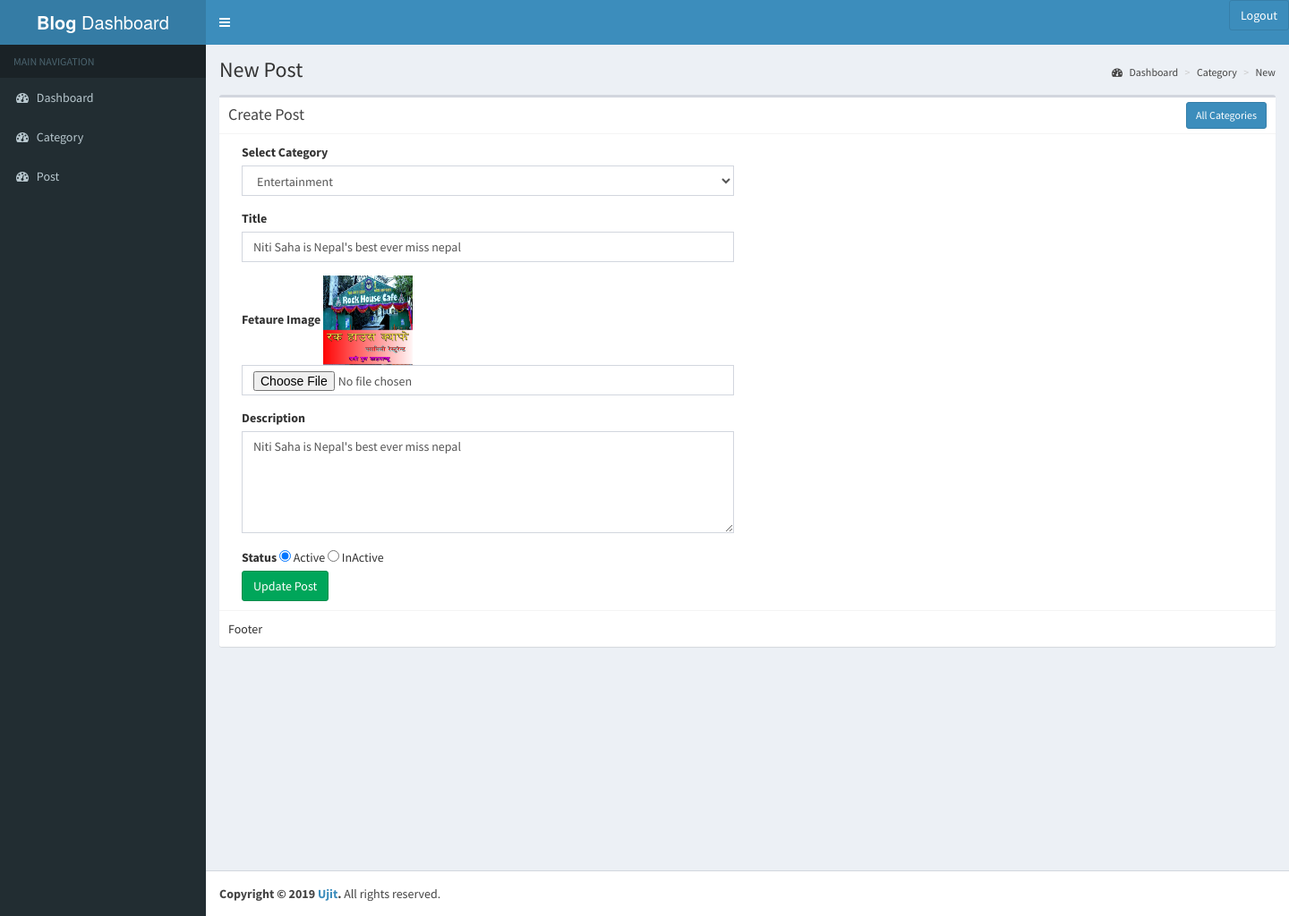
The page /admin/post-edit.php?id=25 (signed in) on the database its author committed.
### tables this page shows
CREATE TABLE `post` (
  `id` int(11) NOT NULL,
  `post_cat` varchar(50) NOT NULL,
  `post_title` varchar(255) NOT NULL,
  `feature_image` varchar(255) NOT NULL,
  `post_description` text NOT NULL,
  `status` tinyint(1) NOT NULL DEFAULT '0',
  `created_by` varchar(100) NOT NULL,
  `created_at` datetime NOT NULL
);

### admin/config/config.php (called while the page is built, shortened)
<?php
function base_url($atRoot=FALSE, $atCore=FALSE, $parse=FALSE) {
        if (isset($_SERVER['HTTP_HOST'])) {
            $http = isset($_SERVER['HTTPS']) && strtolower($_SERVER['HTTPS']) !== 'off' ? 'https' : 'http';
            $hostname = $_SERVER['HTTP_HOST'];
            $dir =  str_replace(basename($_SERVER['SCRIPT_NAME']), '', $_SERVER['SCRIPT_NAME']);
            $core = preg_split('@/@', str_replace($_SERVER['DOCUMENT_ROOT'], '', realpath(dirname(__FILE__))), NULL, PREG_SPLIT_NO_EMPTY);
            $core = $core[0];
            $tmplt = $atRoot ? ($atCore ? "%s://%s/%s/" : "%s://%s/") : ($atCore ? "%s://%s/%s/" : "%s://%s%s");
            $end = $atRoot ? ($atCore ? $core : $hostname) : ($atCore ? $core : $dir);
            $base_url = sprintf( $tmplt, $http, $hostname, $end );
        }
        else $base_url = 'http://localhost/';
        return $base_url;
}
?>

### admin/class/base.class.php (called while the page is built, shortened)
<?php
Class Base {
	function __construct(){
		@$con = mysqli_connect('localhost','root','','ujit');
		return $this->con = $con;
	}
	function get($var) {
		return $this->$var;
	}
}
?>

### admin/post-edit.php (the view, shortened to what this page needs)
<?php
		require_once "header.php";
		require_once "class/formValidation.class.php";
		$validation = new FormValidation;
		if(isset($_GET['id']) && !empty($_GET['id']) && filter_var($_GET['id'], FILTER_VALIDATE_INT) )
		{
			$id= $_GET['id'];
			$sql = "select * from post where id=$id";
			$res = $validation->get('con')->query($sql);
			if($res && $res->num_rows==1)
			{
				$data = $res->fetch_assoc();
			}
		}
		if(isset($data) && !empty($data))
		{
?>
<div class="content-wrapper">
  <section class="content-header">
    <h1>
      New Post
    </h1>
    <ol class="breadcrumb">
      <li><a href="<?php echo base_url();?>"><i class="fa fa-dashboard"></i> Dashboard</a>
      </li>
      <li><a href="<?php echo base_url();?>category-add.php">Category</a>
      </li>
      <li><a href="<?php echo base_url();?>category-add.php">New</a>
      </li>
    </ol>
  </section>
  <section class="content">
    <div class="box">
		<div class="box-header with-border">
		<h3 class="box-title">Create Post</h3>
		<div class="box-tools pull-right">
		  <a class="btn btn-primary btn-sm" href="<?php echo base_url()?>category-add.php">All Categories</a>
		</div>
		</div>
		<div class="box-body">
	        <div class="col-lg-6">
	            <form role="form" action="" method="post" enctype="multipart/form-data">
	                <div class="form-group">
	                    <label for="category">Select Category</label>
	                    <select name="category" class="form-control">
	                    	<option value="<?php echo !empty($data['post_cat']) ? $data['post_cat'] : '';?>"><?php echo $data['post_cat'];?></option>
	                    </select>
	                </div>
					<div class="form-group">
					    <label for="title">Title</label>
					    <input type="text" class="form-control" name="title" value="<?php echo !empty($data['post_title']) ? $data['post_title'] : '';?>" required>
					</div>
					<div class="form-group">
					    <label for="image">Fetaure Image</label>
					    <?php if(!empty($data['feature_image'])){?>
					    	<img src="images/<?php echo $data['feature_image'];?>" width="100px" height="100px">
					    <?php } ?>
					    <input type="file" class="form-control" name="image">
					</div>
					<div class="form-group">
					    <label for="description">Description</label>
					    <textarea class="form-control" name="description" rows=5 required><?php echo  !empty($data['post_description']) ? $data['post_description'] : '';?></textarea>
					</div>
					<div calss="form-group">
						<label>Status</label>
						<?php if($data['status']==1){?>
						<input type="radio" name="status" checked="" value="1"> Active
						<input type="radio" name="status" value="0"> InActive
						<?php } else { ?>
						<input type="radio" name="status"  value="1"> Active
						<input type="radio" name="status" checked="" value="0"> InActive
						<?php } ?>
					</div>
	                <button type="submit" class="btn btn-success" name="btnUpdate">Update Post</button>
	            </form>
	        </div>
		</div>
      <div class="box-footer">
        Footer
      </div>
    </div>
  </section>
</div>
<?php } ?>
<?php require_once "footer.php"; ?>

### rows shown on the page
post: category "Entertainment", title "Niti Saha is Nepal's best ever miss nepal", feature_image (picture), description "Niti Saha is Nepal's best ever miss nepal"
